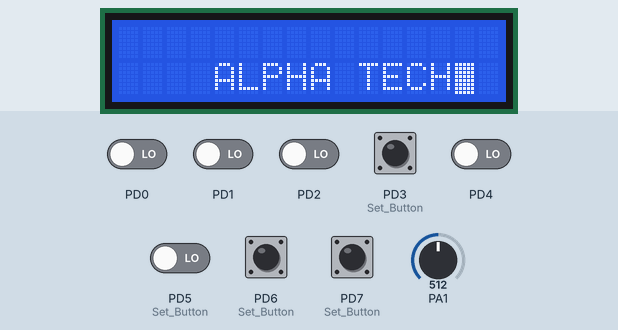
This program was run on a simulated ATmega32, built with avr-gcc and emulated at 16 MHz. Parts: 20×4 character LCD. Wiring (inferred from the names in the program): character LCD (HD44780): RS PA3; E PA2; data PB0, PB1, PB2, PB4. The test bench sets the inputs (shaded band); at power-on: PD0–2, PD3 (Set_Button), PD4, PD5 (Set_Button), PD6 (Set_Button), PD7 (Set_Button) LOW, PA1 = 512.

Above: at 0.6 s.
6.4 s: PD3 (Set_Button) pulled HIGH for 0.2 s
At 7.8 s:
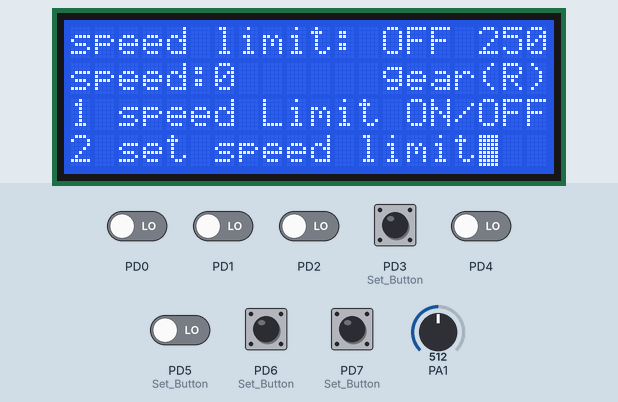
8.1 s: PD6 (Set_Button) pulled HIGH for 0.2 s
At 9.1 s:
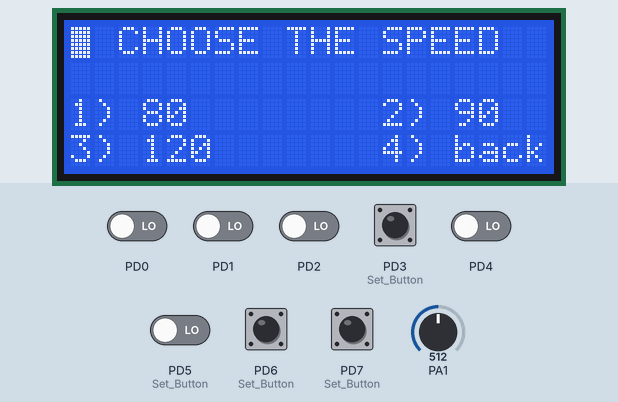
9.9 s: PD7 (Set_Button) pulled HIGH for 0.2 s
At 11.2 s:
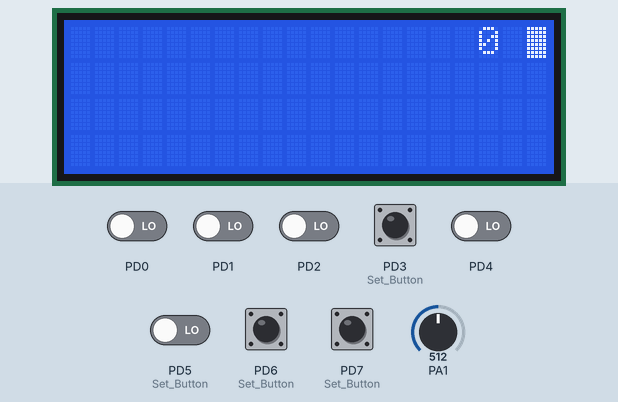
11.6 s: PD3 (Set_Button) pulled HIGH for 1 s
At 13.1 s:
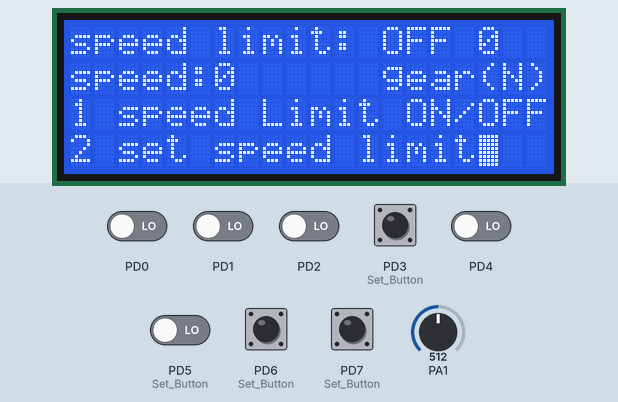
14.1 s: PD6 (Set_Button) pulled HIGH for 1 s
At 14.25 s:
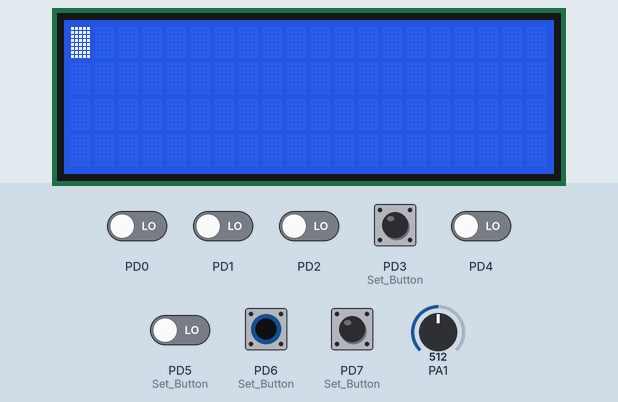
16.6 s: PD7 (Set_Button) pulled HIGH for 1 s
At 17.6 s:
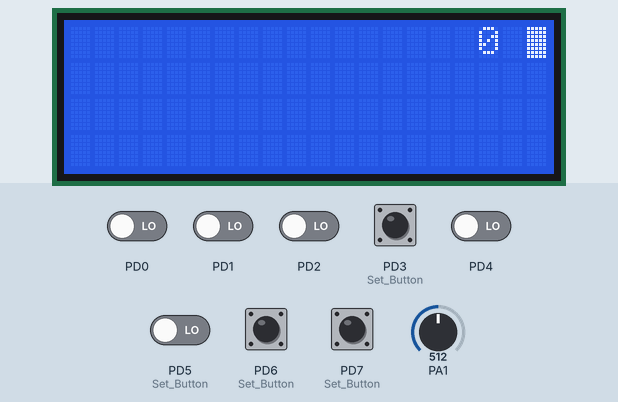
Timing chart, 0 to 19.6 s (numbered marks = the images above; inputs shaded):
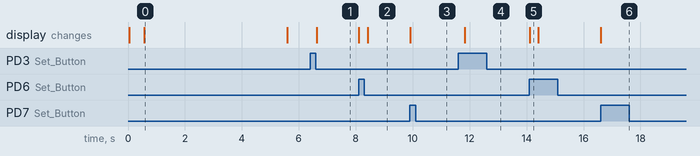

The program:

main.c
```c
/*
 * speedLimit.c
 *
 *  Created on: Sep 3, 2023
 *      Author: amrfawzy
 */

#include "lcd.h"  /* driver from KL15 project on github */
#include "push_button.h"  /* driver from KL15 project on github */
#include "std_types.h"
#include "Potentiometer.h"
#define F_CPU 16000000UL
#include <util/delay.h>
#include "spi.h"


#define GEAR_P   0
#define GEAR_R   1
#define GEAR_N   2
#define GEAR_D   3

#define Button_Plus BUTTON4
#define Button_Minus BUTTON3

#define Button_SET_LIMIT     BUTTON2
#define Button_TOGGLE_LIMIT  BUTTON1

uint8 PotentiometerShift = 0;
uint8_t setSpeedFlag = 0;
uint8 speed_limit = 250;

void init(void);
void homePage(void);
void getSpeed(uint8* speed, uint8_t gear , uint8 is_speed_limit_on);
void set_speed_limit();
/*
 *  gear modes
 *  gear = 0 --> P
 *  gear = 1 --> R
 *  gear = 2 --> N
 *  gear = 3 --> D
 */

void set_speed_limit()
{
	uint8 speedlimit=0;
	LCD_Clear();
	_delay_ms(100);
	LCD_GOTO_XY(1,2);
	LCD_WriteString("CHOOSE THE SPEED");
	LCD_GOTO_XY(3,0);
	LCD_WriteString("1) 80        2) 90");
	LCD_GOTO_XY(4,0);
	LCD_WriteString("3) 120       4) back");
	while(1)
	{
		if(ButtonPressed(BUTTON1)==0) /*if button 1 pressed the speed limit is set to 80*/
		{
			while(ButtonPressed(BUTTON1) == 0);
			speedlimit=80;
			break;
		}
		else if (ButtonPressed(BUTTON2)==0) /*if button 2 pressed the speed limit is set to 90*/
		{
			while(ButtonPressed(BUTTON2) == 0);
			speedlimit=90;
			break;
		}
		else if(ButtonPressed(BUTTON3)==0) /*if button 3 pressed the speed limit is set to 120*/
		{
			while(ButtonPressed(BUTTON3) == 0);
			speedlimit=120;
			break;
		}
		else if(ButtonPressed(BUTTON4)==0) /*if button 4 pressed then break */
		{
			while(ButtonPressed(BUTTON4) == 0);
			return;
		}
		else{}


	}
	//SET_BIT(speedlimit,7);
	setSpeedFlag = 1;
	SPI_sendReceiveByte(speedlimit);
	LCD_Clear();
}

void getSpeed(uint8* speed, uint8_t gear , uint8 is_speed_limit_on)
{
	if(setSpeedFlag == 1){
		speed_limit = SPI_sendReceiveByte(0);
		setSpeedFlag = 0;
	}
	*speed = ReadPotentiometer();

	if(*speed > PotentiometerShift){
		*speed -= PotentiometerShift;
	}
	else{
		PotentiometerShift = ReadPotentiometer();
		*speed = 0;
	}

	if(*speed > speed_limit && is_speed_limit_on)
	{
		*speed = speed_limit ;

	}
	if(gear == GEAR_R && *speed > 30){
		*speed = 30;
	}
	LCD_GOTO_XY(1,17);
	LCD_intgerToString(speed_limit);
	LCD_Writechar(' ');
	_delay_ms(10);
}


void getGear(uint8* gear){

	if(ButtonPressed(Button_Plus) == 0){
		while(ButtonPressed(Button_Plus) == 0);

		switch(*gear){
			case 0:
			case 1:
			case 2:
				(*gear)++;
				break;
			case 3:
				break;
			default:
				break;
		}
	}

	else if(ButtonPressed(Button_Minus) == 0){
		while(ButtonPressed(Button_Minus) == 0);

		switch(*gear){
			case 0:
				break;
			case 1:
			case 2:
			case 3:
				(*gear)--;
				break;
			default:
				break;
		}
	}
}

void operation(uint8* speed_limit , uint8* is_speed_limit_on){
	if(ButtonPressed(Button_SET_LIMIT) == 0)
	{
		while(ButtonPressed(Button_SET_LIMIT) == 0);
		set_speed_limit();
	}
	else if(ButtonPressed(Button_TOGGLE_LIMIT) == 0)
	{
		while(ButtonPressed(Button_TOGGLE_LIMIT) == 0);
		if(*is_speed_limit_on == 0){
			*is_speed_limit_on = 1;
		}
		else{
			*is_speed_limit_on = 0;
		}
	}


}

void homePage(void)
{
	uint8 speed = 0 ;
	uint8 gear = 0;
	uint8 is_speed_limit_on = 0 ;

	PotentiometerShift = ReadPotentiometer();

	while(1)
	{
		getSpeed(&speed, gear , is_speed_limit_on);
		getGear(&gear);
		switch(gear)
		{
			case GEAR_P:
				LCD_GOTO_XY(2,0);
				LCD_WriteString("speed:");
				LCD_intgerToString(0);
				LCD_Writechar(' ');
				LCD_Writechar(' ');
				LCD_GOTO_XY(2,13);
				LCD_WriteString("gear(P)");
				break;
			case GEAR_R:
				LCD_GOTO_XY(2,0);
				LCD_WriteString("speed:");
				LCD_intgerToString(speed);
				LCD_Writechar(' ');
				LCD_Writechar(' ');
				LCD_GOTO_XY(2,13);
				LCD_WriteString("gear(R)");
				break;
			case GEAR_N:
				LCD_GOTO_XY(2,0);
				LCD_WriteString("speed:");
				LCD_intgerToString(0);
				LCD_Writechar(' ');
				LCD_Writechar(' ');
				LCD_GOTO_XY(2,13);
				LCD_WriteString("gear(N)");
				break;
			case GEAR_D:
				LCD_GOTO_XY(2,0);
				LCD_WriteString("speed:");
				LCD_intgerToString(speed);
				LCD_Writechar(' ');
				LCD_Writechar(' ');
				LCD_GOTO_XY(2,13);
				LCD_WriteString("gear(D)");
				break;
		}
		LCD_GOTO_XY(1,0);
		LCD_WriteString("speed limit: ");
		if(is_speed_limit_on == 0)
		{
			LCD_WriteString("OFF");
		}
		else
		{
			LCD_WriteString("ON ");
		}
		LCD_GOTO_XY(3,0);
		LCD_WriteString("1 speed Limit ON/OFF");
		LCD_GOTO_XY(4,0);
		LCD_WriteString("2 set speed limit");

		operation(&speed_limit , &is_speed_limit_on);
	}


}

void init()
{
	LCD_Init();
	Potentimeter_init();
	SPI_initMaster();
	Set_Button(Button_Plus);
	Set_Button(Button_Minus);
	Set_Button(Button_SET_LIMIT);
	Set_Button(Button_TOGGLE_LIMIT);
}

int main()
{
	init();
	_delay_ms(500);
	LCD_GOTO_XY(2, 4);
	LCD_WriteString("ALPHA TECH");
	_delay_ms(5000);
	LCD_Clear();
	homePage();
	return 0 ;
}
```

lcd_cfg.h
```c
/*
 * lcd_cfg.h
 *
 *  Created on: Aug 18, 2023
 *      Author: Shawky
 */

#ifndef LCD_CFG_H_
#define LCD_CFG_H_

#include "GPIO.h"

#define LCD_MODE			4

#define	LCD_CMD_PORTID		DIO_PORTA
#define LCD_DATA_PORTID		DIO_PORTB

#define	LCD_D4				DIO_PIN0
#define	LCD_D5				DIO_PIN1
#define	LCD_D6				DIO_PIN2
#define	LCD_D7				DIO_PIN4

#define LCD_RS				DIO_PIN3
#define LCD_EN				DIO_PIN2

/* LCD Commands */
#define LCD_CLEAR_COMMAND                    0x01
#define LCD_GO_TO_HOME                       0x02
#define LCD_TWO_LINES_EIGHT_BITS_MODE        0x38
#define LCD_TWO_LINES_FOUR_BITS_MODE         0x28
#define LCD_TWO_LINES_FOUR_BITS_MODE_INIT1   0x33
#define LCD_TWO_LINES_FOUR_BITS_MODE_INIT2   0x32
#define LCD_CURSOR_OFF                       0x0C
#define LCD_CURSOR_ON                        0x0E
#define LCD_BEGIN_AT_FIRST_ROW			 	 0x80
#define LCD_BEGIN_AT_SECOND_ROW				 0xc0
#define LCD_BEGIN_AT_THIRD_ROW				 0x94
#define LCD_BEGIN_AT_FOURTH_ROW				 0xD4


#endif /* LCD_CFG_H_ */
```

Potentiometer.c
```c
/*
 * Potentiometer.c
 *
 * Created: 8/26/2023 3:20:39 PM
 *  Author: Lenovo
 */

#include "Potentiometer.h"
#include "lcd.h"

#define	NULL    ((void*)0)

void Potentimeter_init(){

	//-----------------------------
	//1) Initialize ADC
	//-----------------------------
	ADC_Config_t ADC_Config;
	ADC_Config.ADC_MODE = ADC_MODE_SINGLE_CONVERSION;
	ADC_Config.ADC_PRESCALER = ADC_PRESCALER_128;
	ADC_Config.ADC_Result_Presentation = ADC_Result_Presentation_RIGHT;
	ADC_Config.ADC_VREF = ADC_VREF_AVCC;
	ADC_Config.IRQ_Enable = ADC_IRQ_DISABLE;
	ADC_Config.P_CallBack = NULL;
	ADC_init(&ADC_Config);

	//-----------------------------
	//2) Initialize Potentiometer
	//-----------------------------
	DIO_SetPinDir(DIO_PORTA, DIO_PIN0, DIO_PIN_INPUT);
}

uint8_t ReadPotentiometer(){

	uint16 ADC_Data;

	ADC_ReadData(ADC1, &ADC_Data, Polling_ENABLE);
	return ADC_Data;
}
```

Potentiometer.h
```c
/*
 * Potentiometer.h
 *
 * Created: 8/26/2023 3:21:11 PM
 *  Author: Lenovo
 */


#ifndef POTENTIOMETER_H_
#define POTENTIOMETER_H_

#include <avr/io.h>
#include "ADC.h"
#include "GPIO.h"

void Potentimeter_init();
uint8_t ReadPotentiometer();

#endif /* POTENTIOMETER_H_ */
```

lcd.c
```c
/*
 * lcd.c
 *
 *  Created on: Aug 18, 2023
 *      Author: Salah Adel
 */
#include <avr/io.h>
#include <util/delay.h>
#include "GPIO.h"
#include "lcd_cfg.h"
#include "common_macros.h"
#include "lcd.h"
#include "std_types.h"


void LCD_Init(void)
{
	DIO_SetPinDir(LCD_CMD_PORTID,LCD_RS,DIO_PIN_OUTPUT);
	DIO_SetPinDir(LCD_CMD_PORTID,LCD_EN,DIO_PIN_OUTPUT);

	_delay_ms(20);

	DIO_SetPinDir(LCD_DATA_PORTID,LCD_D4,DIO_PIN_OUTPUT);
	DIO_SetPinDir(LCD_DATA_PORTID,LCD_D5,DIO_PIN_OUTPUT);
	DIO_SetPinDir(LCD_DATA_PORTID,LCD_D6,DIO_PIN_OUTPUT);
	DIO_SetPinDir(LCD_DATA_PORTID,LCD_D7,DIO_PIN_OUTPUT);

	LCD_WriteCommand(LCD_TWO_LINES_FOUR_BITS_MODE_INIT1);
	LCD_WriteCommand(LCD_TWO_LINES_FOUR_BITS_MODE_INIT2);

	LCD_WriteCommand(LCD_TWO_LINES_FOUR_BITS_MODE);


	LCD_WriteCommand(LCD_CURSOR_OFF);
	LCD_WriteCommand(LCD_CLEAR_COMMAND);
	LCD_WriteCommand(0x0F);
}

void LCD_WriteCommand(uint8 cmd)
{
   //MODE OF 4 BITS
   //SET THE RS LOW TO ENABLE COMMAND MODE
	DIO_SetPinVal(LCD_CMD_PORTID,LCD_RS,LOGIC_LOW);
	_delay_ms(1);
	DIO_SetPinVal(LCD_CMD_PORTID,LCD_EN,LOGIC_HIGH);
	_delay_ms(1);

   //SET THE MOST SIG 4 BITS IN THE DATA BUS
	DIO_SetPinVal(LCD_DATA_PORTID,LCD_D4,GET_BIT(cmd,4));
	DIO_SetPinVal(LCD_DATA_PORTID,LCD_D5,GET_BIT(cmd,5));
	DIO_SetPinVal(LCD_DATA_PORTID,LCD_D6,GET_BIT(cmd,6));
	DIO_SetPinVal(LCD_DATA_PORTID,LCD_D7,GET_BIT(cmd,7));

   //REFRESHING PULSE
	DIO_SetPinVal(LCD_CMD_PORTID,LCD_EN,LOGIC_LOW);
	DIO_SetPinVal(LCD_CMD_PORTID,LCD_EN,LOGIC_HIGH);
	_delay_ms(1);

   //SET THE lEST SIG 4 BITS IN THE DATA BUS
	DIO_SetPinVal(LCD_DATA_PORTID,LCD_D4,GET_BIT(cmd,0));
	DIO_SetPinVal(LCD_DATA_PORTID,LCD_D5,GET_BIT(cmd,1));
	DIO_SetPinVal(LCD_DATA_PORTID,LCD_D6,GET_BIT(cmd,2));
	DIO_SetPinVal(LCD_DATA_PORTID,LCD_D7,GET_BIT(cmd,3));


	DIO_SetPinVal(LCD_CMD_PORTID,LCD_EN,LOGIC_LOW);

}

void LCD_Writechar(uint8 chr)
{
	   //SET THE RS HIGH TO ENABLE DATA MODE
	DIO_SetPinVal(LCD_CMD_PORTID,LCD_RS,LOGIC_HIGH);
	_delay_ms(1);
	DIO_SetPinVal(LCD_CMD_PORTID,LCD_EN,LOGIC_HIGH);
	_delay_ms(1);

   //SET THE MOST SIG 4 BITS IN THE DATA BUS
	DIO_SetPinVal(LCD_DATA_PORTID,LCD_D4,GET_BIT(chr,4));
	DIO_SetPinVal(LCD_DATA_PORTID,LCD_D5,GET_BIT(chr,5));
	DIO_SetPinVal(LCD_DATA_PORTID,LCD_D6,GET_BIT(chr,6));
	DIO_SetPinVal(LCD_DATA_PORTID,LCD_D7,GET_BIT(chr,7));

   //REFRESHING PULSE
	DIO_SetPinVal(LCD_CMD_PORTID,LCD_EN,LOGIC_LOW);
	DIO_SetPinVal(LCD_CMD_PORTID,LCD_EN,LOGIC_HIGH);
	_delay_ms(1);

   //SET THE lEST SIG 4 BITS IN THE DATA BUS
	DIO_SetPinVal(LCD_DATA_PORTID,LCD_D4,GET_BIT(chr,0));
	DIO_SetPinVal(LCD_DATA_PORTID,LCD_D5,GET_BIT(chr,1));
	DIO_SetPinVal(LCD_DATA_PORTID,LCD_D6,GET_BIT(chr,2));
	DIO_SetPinVal(LCD_DATA_PORTID,LCD_D7,GET_BIT(chr,3));


	DIO_SetPinVal(LCD_CMD_PORTID,LCD_EN,LOGIC_LOW);

}

void LCD_WriteString(const char *str)
{
	uint8 i=0;
	while(str[i] != '\0')
	{
		LCD_Writechar(str[i]);
		i++;
	}
}


void LCD_intgerToString(uint32 data)
{
   char buff[16]; /* String to hold the ascii result */
   ltoa(data,buff,10); /* Use itoa C function to convert the data to its corresponding ASCII value, 10 for decimal */
   LCD_WriteString(buff); /* Display the string */
}


void LCD_Clear(void)
{
	LCD_WriteCommand(0x01);
}

void LCD_GOTO_XY(uint32 line,  uint32 position){
	if (line == 1)
	{
		if ((position < 20) && (position >= 0)) //MAKING SURE THAT THE POSITION IS IN THE AVALABLE 20 CHAR RANGE
		{
			LCD_WriteCommand(LCD_BEGIN_AT_FIRST_ROW+position); //MOVE THE CURSOR TO THE DESSIRED POSITION
		}
		else{
			/*ERROR*/
		}
	}
	else if (line == 2)
	{
		if ((position < 20) && (position >= 0))
		{
			LCD_WriteCommand(LCD_BEGIN_AT_SECOND_ROW+position);
		}
		else{
			/*ERROR*/
		}
	}
	else if (line == 3)
	{
		if ((position < 20) && (position >= 0))
		{
			LCD_WriteCommand(LCD_BEGIN_AT_THIRD_ROW+position);
		}
		else{
			/*ERROR*/
		}
	}
	else if (line == 4)
	{
		if ((position < 20) && (position >= 0))
		{
			LCD_WriteCommand(LCD_BEGIN_AT_FOURTH_ROW+position);
		}
		else{
			/*ERROR*/
		}
	}
	else{	/*ERROR*/}
}
```

lcd.h
```c
/*
 * lcd.h
 *
 *  Created on: Aug 18, 2023
 *      Author: Shawky
 */

#ifndef LCD_H_
#define LCD_H_

#include "lcd_cfg.h"
#include "std_types.h"

void LCD_Init(void);

void LCD_WriteCommand(uint8 cmd);

void LCD_Writechar(uint8 chr);

void LCD_WriteString(const char *str);

void LCD_Clear(void);

void LCD_intgerToString(uint32 data);

void LCD_GOTO_XY(uint32 line,  uint32 position);

#endif /* LCD_H_ */
```

push_button.c
```c
/*
 * Push_Button.c
 *
 *  Created on: Aug 20, 2023
 *      Author: Shawky
 */

#include "GPIO.h"
#include "push_button.h"

void Set_Button(uint8 Button_ID)
{
	switch(Button_ID)
	{
	case 0:
		DIO_SetPinDir(DIO_PORTD,DIO_PIN7,DIO_PIN_INPUT);					break;
	case 1:
		DIO_SetPinDir(DIO_PORTD,DIO_PIN6,DIO_PIN_INPUT);					break;
	case 2:
		DIO_SetPinDir(DIO_PORTD,DIO_PIN5,DIO_PIN_INPUT);					break;
	case 3:
		DIO_SetPinDir(DIO_PORTD,DIO_PIN3,DIO_PIN_INPUT);					break;
	default:
	break;
	}
}

uint8 ButtonPressed(uint8 Button_ID)
{
	uint8 state = 1;

	switch(Button_ID)
	{
	case 0:
		DIO_ReadPin(DIO_PORTD,DIO_PIN7,&state);								break;
	case 1:
		DIO_ReadPin(DIO_PORTD,DIO_PIN6,&state);								break;
	case 2:
		DIO_ReadPin(DIO_PORTD,DIO_PIN5,&state);								break;
	case 3:
		DIO_ReadPin(DIO_PORTD,DIO_PIN3,&state);								break;
	default:
	break;
	}
	return state;
}
```

push_button.h
```c
/*
 * Push_Button.h
 *
 *  Created on: Aug 20, 2023
 *      Author:Omar Shawky
 */

#ifndef PUSH_BUTTON_H_
#define PUSH_BUTTON_H_

#include "common_macros.h"
#include "std_types.h"

#define BUTTON1					0
#define BUTTON2					1
#define BUTTON3					2
#define BUTTON4					3

#define BUTTONRELEASED			1
#define BUTTONPRESSED			0


void Set_Button(uint8 Button_ID);

uint8 ButtonPressed(uint8 Button_ID);


#endif /* PUSH_BUTTON_H_ */
```

common_macros.h
```c
 /******************************************************************************
 *
 * Module: Common - Macros
 *
 * File Name: Common_Macros.h
 *
 * Description: Commonly used Macros
 *
 * Author: Mohamed Tarek
 *
 *******************************************************************************/

#ifndef COMMON_MACROS
#define COMMON_MACROS

/* Set a certain bit in any register */
#define SET_BIT(REG,BIT) (REG|=(1<<BIT))

/* Clear a certain bit in any register */
#define CLEAR_BIT(REG,BIT) (REG&=(~(1<<BIT)))

/* Toggle a certain bit in any register */
#define TOGGLE_BIT(REG,BIT) (REG^=(1<<BIT))

/* Rotate right the register value with specific number of rotates */
#define ROR(REG,num) ( REG= (REG>>num) | (REG<<(8-num)) )

/* Rotate left the register value with specific number of rotates */
#define ROL(REG,num) ( REG= (REG<<num) | (REG>>(8-num)) )

/* Check if a specific bit is set in any register and return true if yes */
#define BIT_IS_SET(REG,BIT) ( REG & (1<<BIT) )

/* Check if a specific bit is cleared in any register and return true if yes */
#define BIT_IS_CLEAR(REG,BIT) ( !(REG & (1<<BIT)) )

#define GET_BIT(REG,BIT) ( ( REG & (1<<BIT) ) >> BIT )

#endif
```

std_types.h
```c
 /******************************************************************************
 *
 * Module: Common - Platform Types Abstraction
 *
 * File Name: std_types.h
 *
 * Description: types for AVR
 *
 * Author: Mohamed Tarek
 *
 *******************************************************************************/

#ifndef STD_TYPES_H_
#define STD_TYPES_H_

/* Boolean Data Type */
typedef unsigned char boolean;

/* Boolean Values */
#ifndef FALSE
#define FALSE       (0u)
#endif
#ifndef TRUE
#define TRUE        (1u)
#endif

#define LOGIC_HIGH        (1u)
#define LOGIC_LOW         (0u)

#define NULL_PTR    ((void*)0)

typedef unsigned char         uint8;          /*           0 .. 255              */
typedef signed char           sint8;          /*        -128 .. +127             */
typedef unsigned short        uint16;         /*           0 .. 65535            */
typedef signed short          sint16;         /*      -32768 .. +32767           */
typedef unsigned long         uint32;         /*           0 .. 4294967295       */
typedef signed long           sint32;         /* -2147483648 .. +2147483647      */
typedef unsigned long long    uint64;         /*       0 .. 18446744073709551615  */
typedef signed long long      sint64;         /* -9223372036854775808 .. 9223372036854775807 */
typedef float                 float32;
typedef double                float64;

#endif /* STD_TYPE_H_ */
```

ADC.c
```c
/*
 * ADC.c
 *
 * Created: 8/24/2023 11:14:10 AM
 *  Author: Lenovo
 */

#include <avr/io.h>
#include "ADC.h"

//====================================================================
//							Global Variables
//====================================================================
ADC_Config_t Global_ADC_Config;

void ADC_init(ADC_Config_t* ADC_Config)
{
	Global_ADC_Config = *ADC_Config;

	//-----------------------------
	//1) Set ADC Mode (ADCSRA >> ADSC)
	//-----------------------------
	ADCSRA |= ADC_Config->ADC_MODE;

	//-----------------------------
	//2) Set ADC Vref (ADMUX >> REFS0)
	//-----------------------------
	ADMUX |= ADC_Config->ADC_VREF;

	//-----------------------------
	//3) Set Result Presentation (ADMUX >> ADLAR)
	//-----------------------------
	ADMUX |= ADC_Config->ADC_Result_Presentation;

	//-----------------------------
	//4) Set ADC Prescaler (ADCSRA >> ADPS0:1)
	//-----------------------------
	ADCSRA |= ADC_Config->ADC_PRESCALER;

	//-----------------------------
	//5) Enable/Disable IRQ (ADCSRA >> ADIE)
	//-----------------------------
	ADCSRA |= ADC_Config->IRQ_Enable;


	if (ADC_Config->IRQ_Enable == ADC_IRQ_ENABLE)
	{
		sei();
	}
	else{}

	//-----------------------------
	//6) Enable ADC Module
	//-----------------------------
	SET_BIT(ADCSRA, 7);

	//-----------------------------
	//6) Start Conversion with ADC FREE Running mode
	//-----------------------------
	if(ADC_Config->ADC_MODE == ADC_MODE_FREE_RUNNING){
		SET_BIT(ADCSRA, 6);
	}
	else{}
}


void ADC_ReadData(Channel_Select_t channel, uint16* data, Polling_Mechanism_t Polling){

	//-----------------------------
	//1) Reset ADMUX

	//-----------------------------
	ADMUX &= ~(0x1F);

	//-----------------------------
	//2) select ADC Channel and Configure it to be Input
	//-----------------------------
	ADMUX |= (uint8_t)channel;
	CLEAR_BIT(DDRA, channel);

	//-----------------------------
	//3) Start Conversion
	//-----------------------------
	if(Global_ADC_Config.ADC_MODE == ADC_MODE_SINGLE_CONVERSION){
		SET_BIT(ADCSRA, 6);
	}
	else{}
	//-----------------------------
	//4) Check for using Polling Mechanism
	//-----------------------------
	if(Polling == Polling_ENABLE){
		while(GET_BIT(ADCSRA, 4)==0)
		{}
	}
	else{}

	//-----------------------------
	//5) Read Converted Data
	//-----------------------------
	if(Global_ADC_Config.ADC_Result_Presentation == ADC_Result_Presentation_RIGHT){
		*data = (ADCL | ((ADCH & (0x03)) << 8));
	}
	else{
		*data = ((ADCL & (0xC0)) >> 6) | (ADCH << 2);
	}

	//-----------------------------
	//6) Clear ADIF flag
	//-----------------------------
	CLEAR_BIT(ADCSRA, 4);
}

ISR(ADC_vect){
	Global_ADC_Config.P_CallBack();
}
```

Source omitted: ADC.h (3114 bytes), GPIO.c (2936 bytes), GPIO.h (1052 bytes), spi.c (4187 bytes), spi.h (1659 bytes)

Measured:
- after the input at 6.4 s, the display: changes after 0.22 s (image 1)
- after the input at 8.1 s, the display: first changes at once (image 2 shows a later state)
- after the input at 9.9 s, the display: changes at once (image 3)
- after the input at 11.6 s, the display: changes after 0.22 s (image 4)
- after the input at 14.1 s, the display: changes at once (image 5)
- after the input at 16.6 s, the display: changes at once (image 6)
- what the display in image 0 shows lasts 5.0 s, from 0.6 s to 5.6 s
